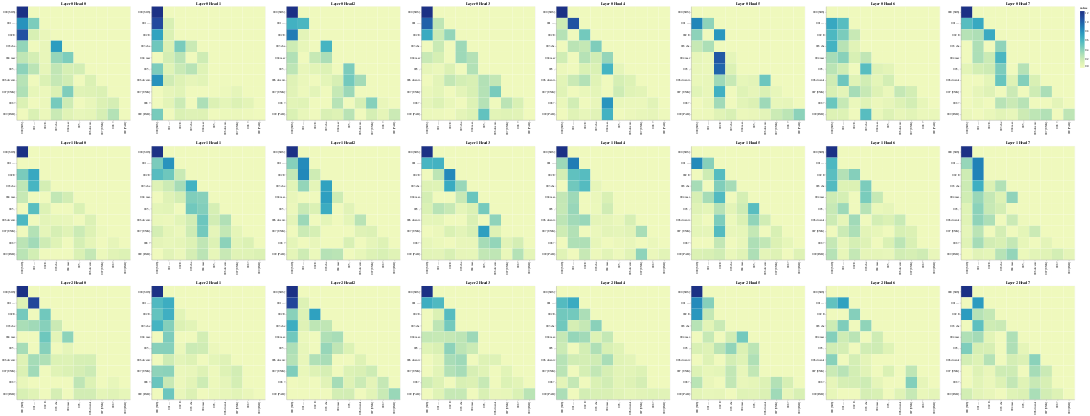

Notebook code cell kept with this figure:
### Code cell
# Encoder Self-Attention
get_all_attention_maps("decoder", layers, heads, decoder_input_tokens, decoder_input_tokens, min(20, sentence_len))
